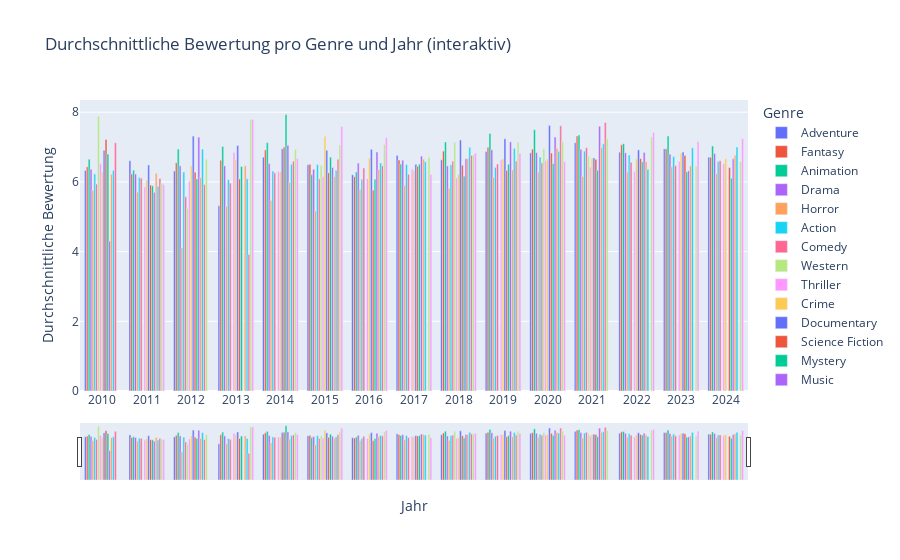

The cell this chart's notebook holds for it:
### Markdown cell above
##### Visualisierung der durchschnittlichen Bewertung pro Genre pro Jahr

### Code cell
# Ganz oben, falls noch nicht geschehen
import json
from pathlib import Path
import pandas as pd
from tmdb.genre import Genre
from config.config import TMDB_BEARER_TOKEN, TMDB_API_KEY
import plotly.express as px
# Basis-Pfad (muss bei dir schon definiert sein)
BASE = Path().resolve().parent  # oder wie du es vorher hattest

# 1) Genre JSON holen und speichern
PATH_TO_SAVE_GENRES = BASE / "data/processed/fragestellung_02/all_genres.json"
genre = Genre(TMDB_BEARER_TOKEN)
all_genres = genre.get_movie()

with open(PATH_TO_SAVE_GENRES, "w", encoding="utf-8") as f:
    json.dump(all_genres, f)
import plotly.express as px

def plot_interactive_genre(df_grouped):
    fig = px.bar(
        df_grouped,
        x='release_date',
        y='avg_rating',
        color='genre_name',
        barmode='group',
        labels={
            'release_date': 'Jahr',
            'avg_rating': 'Durchschnittliche Bewertung',
            'genre_name': 'Genre'
        },
        title='Durchschnittliche Bewertung pro Genre und Jahr (interaktiv)'
    )
    for trace in fig.data:
        genre = trace.name
        trace.customdata = [genre] * len(trace.x)
        trace.hovertemplate = (
            '<b>Genre:</b> %{customdata}<br>'
            '<b>Jahr:</b> %{x}<br>'
            '<b>Bewertung:</b> %{y:.2f}<extra></extra>'
        )
    fig.update_layout(
        xaxis=dict(rangeslider=dict(visible=True), type='category'),
        hovermode='closest',
        legend=dict(title='Genre', orientation='v', x=1.02, y=1)
    )
    return fig

# 2) DataFrame der Genres
df_genres = pd.DataFrame(all_genres["genres"])
df_genres = df_genres[["id", "name"]]
df_genres.columns = ["genre_ids", "genre_name"]

# 3) Merge in df_grouped und dabei alte genre_name-Spalte vorher entfernen
#    (sonst bekommst Du _x und _y Suffixe)
if "genre_name" in df_grouped.columns:
    df_grouped = df_grouped.drop(columns=["genre_name"])

df_grouped = df_grouped.merge(
    df_genres,
    on="genre_ids",
    how="left"
)
fig = plot_interactive_genre(df_grouped)
fig.show()

### Figure 1 — Plotly figure (JSON) as saved in the notebook; plotly's stock layout.template omitted (floating-point values rounded to 4 significant figures)
{"data": [{"alignmentgroup": "True", "customdata": ["Adventure", "Adventure", "Adventure", "Adventure", "Adventure", "Adventure", "Adventure", "Adventure", "Adventure", "Adventure", "Adventure", "Adventure", "Adventure", "Adventure", "Adventure"], "hovertemplate": "<b>Genre:</b> %{customdata}<br><b>Jahr:</b> %{x}<br><b>Bewertung:</b> %{y:.2f}<extra></extra>", "legendgroup": "Adventure", "marker": {"color": "#636efa", "pattern": {"shape": ""}}, "name": "Adventure", "offsetgroup": "Adventure", "orientation": "v", "showlegend": true, "textposition": "auto", "type": "bar", "x": [2010, 2011, 2012, 2013, 2014, 2015, 2016, 2017, 2018, 2019, 2020, 2021, 2022, 2023, 2024], "xaxis": "x", "y": [6.33, 6.608, 6.312, 5.314, 6.708, 6.492, 6.203, 6.761, 6.635, 6.872, 6.834, 7.125, 6.852, 6.948, 6.711], "yaxis": "y"}, {"alignmentgroup": "True", "customdata": ["Fantasy", "Fantasy", "Fantasy", "Fantasy", "Fantasy", "Fantasy", "Fantasy", "Fantasy", "Fantasy", "Fantasy", "Fantasy", "Fantasy", "Fantasy", "Fantasy", "Fantasy"], "hovertemplate": "<b>Genre:</b> %{customdata}<br><b>Jahr:</b> %{x}<br><b>Bewertung:</b> %{y:.2f}<extra></extra>", "legendgroup": "Fantasy", "marker": {"color": "#EF553B", "pattern": {"shape": ""}}, "name": "Fantasy", "offsetgroup": "Fantasy", "orientation": "v", "showlegend": true, "textposition": "auto", "type": "bar", "x": [2010, 2011, 2012, 2013, 2014, 2015, 2016, 2017, 2018, 2019, 2020, 2021, 2022, 2023, 2024], "xaxis": "x", "y": [6.434, 6.229, 6.548, 6.622, 6.918, 6.505, 6.151, 6.627, 6.884, 6.996, 6.94, 7.318, 7.065, 6.949, 6.705], "yaxis": "y"}, {"alignmentgroup": "True", "customdata": ["Animation", "Animation", "Animation", "Animation", "Animation", "Animation", "Animation", "Animation", "Animation", "Animation", "Animation", "Animation", "Animation", "Animation", "Animation"], "hovertemplate": "<b>Genre:</b> %{customdata}<br><b>Jahr:</b> %{x}<br><b>Bewertung:</b> %{y:.2f}<extra></extra>", "legendgroup": "Animation", "marker": {"color": "#00cc96", "pattern": {"shape": ""}}, "name": "Animation", "offsetgroup": "Animation", "orientation": "v", "showlegend": true, "textposition": "auto", "type": "bar", "x": [2010, 2011, 2012, 2013, 2014, 2015, 2016, 2017, 2018, 2019, 2020, 2021, 2022, 2023, 2024], "xaxis": "x", "y": [6.65, 6.335, 6.942, 7.016, 7.127, 6.207, 6.285, 6.512, 7.146, 7.388, 7.494, 7.345, 7.094, 7.32, 7.031], "yaxis": "y"}, {"alignmentgroup": "True", "customdata": ["Drama", "Drama", "Drama", "Drama", "Drama", "Drama", "Drama", "Drama", "Drama", "Drama", "Drama", "Drama", "Drama", "Drama", "Drama"], "hovertemplate": "<b>Genre:</b> %{customdata}<br><b>Jahr:</b> %{x}<br><b>Bewertung:</b> %{y:.2f}<extra></extra>", "legendgroup": "Drama", "marker": {"color": "#ab63fa", "pattern": {"shape": ""}}, "name": "Drama", "offsetgroup": "Drama", "orientation": "v", "showlegend": true, "textposition": "auto", "type": "bar", "x": [2010, 2011, 2012, 2013, 2014, 2015, 2016, 2017, 2018, 2019, 2020, 2021, 2022, 2023, 2024], "xaxis": "x", "y": [6.366, 6.226, 6.462, 6.461, 6.528, 6.363, 6.541, 6.622, 6.459, 6.919, 6.841, 6.935, 6.834, 6.791, 6.812], "yaxis": "y"}, {"alignmentgroup": "True", "customdata": ["Horror", "Horror", "Horror", "Horror", "Horror", "Horror", "Horror", "Horror", "Horror", "Horror", "Horror", "Horror", "Horror", "Horror", "Horror"], "hovertemplate": "<b>Genre:</b> %{customdata}<br><b>Jahr:</b> %{x}<br><b>Bewertung:</b> %{y:.2f}<extra></extra>", "legendgroup": "Horror", "marker": {"color": "#FFA15A", "pattern": {"shape": ""}}, "name": "Horror", "offsetgroup": "Horror", "orientation": "v", "showlegend": true, "textposition": "auto", "type": "bar", "x": [2010, 2011, 2012, 2013, 2014, 2015, 2016, 2017, 2018, 2019, 2020, 2021, 2022, 2023, 2024], "xaxis": "x", "y": [5.758, 5.709, 4.112, 5.297, 5.465, 5.163, 5.788, 5.889, 5.819, 6.134, 6.284, 6.152, 6.285, 6.436, 6.239], "yaxis": "y"}, {"alignmentgroup": "True", "customdata": ["Action", "Action", "Action", "Action", "Action", "Action", "Action", "Action", "Action", "Action", "Action", "Action", "Action", "Action", "Action"], "hovertemplate": "<b>Genre:</b> %{customdata}<br><b>Jahr:</b> %{x}<br><b>Bewertung:</b> %{y:.2f}<extra></extra>", "legendgroup": "Action", "marker": {"color": "#19d3f3", "pattern": {"shape": ""}}, "name": "Action", "offsetgroup": "Action", "orientation": "v", "showlegend": true, "textposition": "auto", "type": "bar", "x": [2010, 2011, 2012, 2013, 2014, 2015, 2016, 2017, 2018, 2019, 2020, 2021, 2022, 2023, 2024], "xaxis": "x", "y": [6.229, 6.124, 6.285, 6.061, 6.311, 6.497, 6.074, 6.496, 6.494, 6.416, 6.709, 6.884, 6.771, 6.727, 6.59], "yaxis": "y"}, {"alignmentgroup": "True", "customdata": ["Comedy", "Comedy", "Comedy", "Comedy", "Comedy", "Comedy", "Comedy", "Comedy", "Comedy", "Comedy", "Comedy", "Comedy", "Comedy", "Comedy", "Comedy"], "hovertemplate": "<b>Genre:</b> %{customdata}<br><b>Jahr:</b> %{x}<br><b>Bewertung:</b> %{y:.2f}<extra></extra>", "legendgroup": "Comedy", "marker": {"color": "#FF6692", "pattern": {"shape": ""}}, "name": "Comedy", "offsetgroup": "Comedy", "orientation": "v", "showlegend": true, "textposition": "auto", "type": "bar", "x": [2010, 2011, 2012, 2013, 2014, 2015, 2016, 2017, 2018, 2019, 2020, 2021, 2022, 2023, 2024], "xaxis": "x", "y": [5.939, 6.107, 5.571, 5.965, 6.258, 6.087, 6.4, 6.218, 6.597, 6.513, 6.549, 6.981, 6.562, 6.466, 6.607], "yaxis": "y"}, {"alignmentgroup": "True", "customdata": ["Western", "Western", "Western", "Western", "Western", "Western"], "hovertemplate": "<b>Genre:</b> %{customdata}<br><b>Jahr:</b> %{x}<br><b>Bewertung:</b> %{y:.2f}<extra></extra>", "legendgroup": "Western", "marker": {"color": "#B6E880", "pattern": {"shape": ""}}, "name": "Western", "offsetgroup": "Western", "orientation": "v", "showlegend": true, "textposition": "auto", "type": "bar", "x": [2010, 2012, 2015, 2018, 2020, 2021], "xaxis": "x", "y": [7.882, 5.241, 6.478, 7.137, 6.956, 6.731], "yaxis": "y"}, {"alignmentgroup": "True", "customdata": ["Thriller", "Thriller", "Thriller", "Thriller", "Thriller", "Thriller", "Thriller", "Thriller", "Thriller", "Thriller", "Thriller", "Thriller", "Thriller", "Thriller", "Thriller"], "hovertemplate": "<b>Genre:</b> %{customdata}<br><b>Jahr:</b> %{x}<br><b>Bewertung:</b> %{y:.2f}<extra></extra>", "legendgroup": "Thriller", "marker": {"color": "#FF97FF", "pattern": {"shape": ""}}, "name": "Thriller", "offsetgroup": "Thriller", "orientation": "v", "showlegend": true, "textposition": "auto", "type": "bar", "x": [2010, 2011, 2012, 2013, 2014, 2015, 2016, 2017, 2018, 2019, 2020, 2021, 2022, 2023, 2024], "xaxis": "x", "y": [6.523, 5.856, 6.013, 6.841, 6.294, 6.153, 6.093, 6.365, 6.114, 6.639, 6.61, 6.423, 6.3, 6.59, 6.522], "yaxis": "y"}, {"alignmentgroup": "True", "customdata": ["Crime", "Crime", "Crime", "Crime", "Crime", "Crime", "Crime", "Crime", "Crime", "Crime", "Crime", "Crime", "Crime", "Crime", "Crime"], "hovertemplate": "<b>Genre:</b> %{customdata}<br><b>Jahr:</b> %{x}<br><b>Bewertung:</b> %{y:.2f}<extra></extra>", "legendgroup": "Crime", "marker": {"color": "#FECB52", "pattern": {"shape": ""}}, "name": "Crime", "offsetgroup": "Crime", "orientation": "v", "showlegend": true, "textposition": "auto", "type": "bar", "x": [2010, 2011, 2012, 2013, 2014, 2015, 2016, 2017, 2018, 2019, 2020, 2021, 2022, 2023, 2024], "xaxis": "x", "y": [6.28, 6.046, 6.464, 6.642, 6.299, 7.309, 6.683, 6.321, 6.219, 6.665, 6.656, 6.687, 6.655, 6.826, 6.665], "yaxis": "y"}, {"alignmentgroup": "True", "customdata": ["Documentary", "Documentary", "Documentary", "Documentary", "Documentary", "Documentary", "Documentary", "Documentary", "Documentary", "Documentary", "Documentary", "Documentary", "Documentary", "Documentary"], "hovertemplate": "<b>Genre:</b> %{customdata}<br><b>Jahr:</b> %{x}<br><b>Bewertung:</b> %{y:.2f}<extra></extra>", "legendgroup": "Documentary", "marker": {"color": "#636efa", "pattern": {"shape": ""}}, "name": "Documentary", "offsetgroup": "Documentary", "orientation": "v", "showlegend": true, "textposition": "auto", "type": "bar", "x": [2010, 2011, 2012, 2013, 2014, 2015, 2016, 2017, 2018, 2019, 2020, 2021, 2022, 2023], "xaxis": "x", "y": [6.906, 6.486, 7.315, 7.042, 6.948, 6.907, 6.935, 6.506, 7.203, 7.239, 7.616, 6.688, 6.918, 6.858], "yaxis": "y"}, {"alignmentgroup": "True", "customdata": ["Science Fiction", "Science Fiction", "Science Fiction", "Science Fiction", "Science Fiction", "Science Fiction", "Science Fiction", "Science Fiction", "Science Fiction", "Science Fiction", "Science Fiction", "Science Fiction", "Science Fiction", "Science Fiction", "Science Fiction"], "hovertemplate": "<b>Genre:</b> %{customdata}<br><b>Jahr:</b> %{x}<br><b>Bewertung:</b> %{y:.2f}<extra></extra>", "legendgroup": "Science Fiction", "marker": {"color": "#EF553B", "pattern": {"shape": ""}}, "name": "Science Fiction", "offsetgroup": "Science Fiction", "orientation": "v", "showlegend": true, "textposition": "auto", "type": "bar", "x": [2010, 2011, 2012, 2013, 2014, 2015, 2016, 2017, 2018, 2019, 2020, 2021, 2022, 2023, 2024], "xaxis": "x", "y": [7.216, 5.91, 6.279, 6.084, 6.999, 6.26, 5.763, 6.451, 6.48, 6.331, 6.83, 6.645, 6.669, 6.758, 6.411], "yaxis": "y"}, {"alignmentgroup": "True", "customdata": ["Mystery", "Mystery", "Mystery", "Mystery", "Mystery", "Mystery", "Mystery", "Mystery", "Mystery", "Mystery", "Mystery", "Mystery", "Mystery", "Mystery", "Mystery"], "hovertemplate": "<b>Genre:</b> %{customdata}<br><b>Jahr:</b> %{x}<br><b>Bewertung:</b> %{y:.2f}<extra></extra>", "legendgroup": "Mystery", "marker": {"color": "#00cc96", "pattern": {"shape": ""}}, "name": "Mystery", "offsetgroup": "Mystery", "orientation": "v", "showlegend": true, "textposition": "auto", "type": "bar", "x": [2010, 2011, 2012, 2013, 2014, 2015, 2016, 2017, 2018, 2019, 2020, 2021, 2022, 2023, 2024], "xaxis": "x", "y": [6.799, 5.888, 6.087, 6.443, 7.933, 6.71, 6.08, 6.508, 6.166, 6.508, 6.525, 6.335, 6.575, 6.285, 6.105], "yaxis": "y"}, {"alignmentgroup": "True", "customdata": ["Music", "Music", "Music", "Music", "Music", "Music", "Music", "Music", "Music", "Music", "Music", "Music", "Music", "Music"], "hovertemplate": "<b>Genre:</b> %{customdata}<br><b>Jahr:</b> %{x}<br><b>Bewertung:</b> %{y:.2f}<extra></extra>", "legendgroup": "Music", "marker": {"color": "#ab63fa", "pattern": {"shape": ""}}, "name": "Music", "offsetgroup": "Music", "orientation": "v", "showlegend": true, "textposition": "auto", "type": "bar", "x": [2010, 2011, 2012, 2014, 2015, 2016, 2017, 2018, 2019, 2020, 2021, 2022, 2023, 2024], "xaxis": "x", "y": [4.3, 5.701, 7.284, 7.05, 6.415, 6.859, 6.738, 6.664, 7.15, 7.288, 7.6, 6.845, 6.318, 6.665], "yaxis": "y"}, {"alignmentgroup": "True", "customdata": ["Romance", "Romance", "Romance", "Romance", "Romance", "Romance", "Romance", "Romance", "Romance", "Romance", "Romance", "Romance", "Romance", "Romance", "Romance"], "hovertemplate": "<b>Genre:</b> %{customdata}<br><b>Jahr:</b> %{x}<br><b>Bewertung:</b> %{y:.2f}<extra></extra>", "legendgroup": "Romance", "marker": {"color": "#FFA15A", "pattern": {"shape": ""}}, "name": "Romance", "offsetgroup": "Romance", "orientation": "v", "showlegend": true, "textposition": "auto", "type": "bar", "x": [2010, 2011, 2012, 2013, 2014, 2015, 2016, 2017, 2018, 2019, 2020, 2021, 2022, 2023, 2024], "xaxis": "x", "y": [6.218, 6.244, 6.122, 6.462, 5.986, 6.15, 6.361, 6.654, 6.669, 6.341, 6.964, 6.983, 6.584, 6.458, 6.767], "yaxis": "y"}, {"alignmentgroup": "True", "customdata": ["Family", "Family", "Family", "Family", "Family", "Family", "Family", "Family", "Family", "Family", "Family", "Family", "Family", "Family", "Family"], "hovertemplate": "<b>Genre:</b> %{customdata}<br><b>Jahr:</b> %{x}<br><b>Bewertung:</b> %{y:.2f}<extra></extra>", "legendgroup": "Family", "marker": {"color": "#19d3f3", "pattern": {"shape": ""}}, "name": "Family", "offsetgroup": "Family", "orientation": "v", "showlegend": true, "textposition": "auto", "type": "bar", "x": [2010, 2011, 2012, 2013, 2014, 2015, 2016, 2017, 2018, 2019, 2020, 2021, 2022, 2023, 2024], "xaxis": "x", "y": [6.331, 5.873, 6.942, 6.088, 6.508, 6.335, 6.543, 6.58, 6.991, 6.963, 6.875, 7.094, 6.363, 6.978, 7.002], "yaxis": "y"}, {"alignmentgroup": "True", "customdata": ["TV Movie", "TV Movie", "TV Movie", "TV Movie", "TV Movie", "TV Movie", "TV Movie", "TV Movie", "TV Movie", "TV Movie", "TV Movie"], "hovertemplate": "<b>Genre:</b> %{customdata}<br><b>Jahr:</b> %{x}<br><b>Bewertung:</b> %{y:.2f}<extra></extra>", "legendgroup": "TV Movie", "marker": {"color": "#FF6692", "pattern": {"shape": ""}}, "name": "TV Movie", "offsetgroup": "TV Movie", "orientation": "v", "showlegend": true, "textposition": "auto", "type": "bar", "x": [2010, 2011, 2012, 2013, 2014, 2015, 2016, 2018, 2019, 2020, 2021], "xaxis": "x", "y": [7.121, 6.1, 5.924, 3.918, 6.594, 6.649, 6.462, 6.76, 6.6, 7.609, 7.705], "yaxis": "y"}, {"alignmentgroup": "True", "customdata": ["History", "History", "History", "History", "History", "History", "History", "History", "History", "History", "History", "History", "History", "History"], "hovertemplate": "<b>Genre:</b> %{customdata}<br><b>Jahr:</b> %{x}<br><b>Bewertung:</b> %{y:.2f}<extra></extra>", "legendgroup": "History", "marker": {"color": "#B6E880", "pattern": {"shape": ""}}, "name": "History", "offsetgroup": "History", "orientation": "v", "showlegend": true, "textposition": "auto", "type": "bar", "x": [2011, 2012, 2013, 2014, 2015, 2016, 2017, 2018, 2019, 2020, 2021, 2022, 2023, 2024], "xaxis": "x", "y": [5.96, 6.65, 7.788, 6.933, 7.061, 7.073, 6.704, 6.764, 7.138, 7.151, 7.24, 7.29, 6.456, 6.582], "yaxis": "y"}, {"alignmentgroup": "True", "customdata": ["War", "War", "War", "War", "War", "War", "War", "War", "War", "War", "War", "War"], "hovertemplate": "<b>Genre:</b> %{customdata}<br><b>Jahr:</b> %{x}<br><b>Bewertung:</b> %{y:.2f}<extra></extra>", "legendgroup": "War", "marker": {"color": "#FF97FF", "pattern": {"shape": ""}}, "name": "War", "offsetgroup": "War", "orientation": "v", "showlegend": true, "textposition": "auto", "type": "bar", "x": [2011, 2013, 2014, 2015, 2016, 2017, 2018, 2019, 2020, 2022, 2023, 2024], "xaxis": "x", "y": [5.925, 7.788, 6.669, 7.592, 7.268, 6.214, 6.828, 6.813, 6.585, 7.415, 7.16, 7.24], "yaxis": "y"}], "layout": {"barmode": "group", "hovermode": "closest", "legend": {"orientation": "v", "title": {"text": "Genre"}, "tracegroupgap": 0, "x": 1.02, "y": 1}, "title": {"text": "Durchschnittliche Bewertung pro Genre und Jahr (interaktiv)"}, "xaxis": {"anchor": "y", "domain": [0, 1], "rangeslider": {"visible": true}, "title": {"text": "Jahr"}, "type": "category"}, "yaxis": {"anchor": "x", "domain": [0, 1], "title": {"text": "Durchschnittliche Bewertung"}}}}
